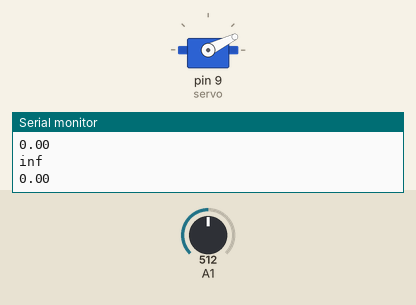
A sketch run on a simulated Arduino Uno, built with avr-gcc and run on an emulated ATmega328P. Parts: servo, the last lines printed to the serial monitor. The inputs (shaded band) are chosen by the test bench; at power-on: A1 = 512.

Above: at 0.62 s.
At 1.2 s:
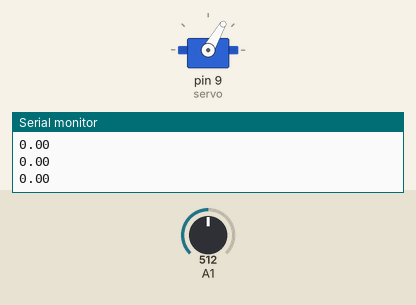
1.3 s: A1 set to 499
At 1.67 s:
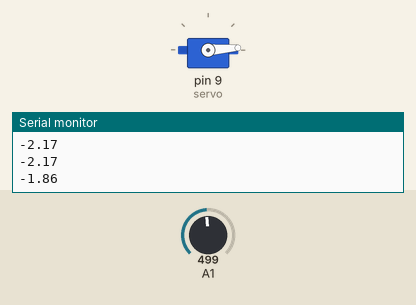
2.9 s: A1 set to 306
Timing chart, 0 to 5.9 s (numbered marks = the images above; inputs shaded):
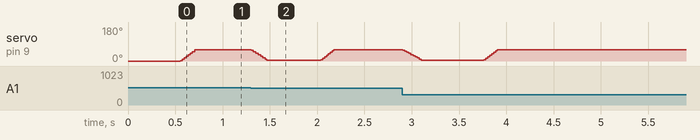

Measured:
- the behaviour switches between 506 and 505 on A1 (found by bisection; images 1 and 2)

The sketch:

functionfit.ino
```cpp
#include <Servo.h>


Servo servo;
void setup() {
  Serial.begin(9600);
  servo.attach(9);
  servo.write(5);

}
int dr = 0;
int dt = 0;
double drdt = 0;

int arraymag = 120;
int angle = 0;

int count = 0;
int rArray[120];
int tArray[120];
int slope1 = -1;

bool initialize = 1;

//*******************************************************************************
void loop() {


  //SERVO ACTION
  int resist = analogRead(A1);

  //SERVO ACTION


  //keep track of how many data points I've captured
  count++;
  if(count == arraymag){
      count = 0;
  }
  //take an analog data point with its corresponding time in microseconds
  int r = resist;
  int t = micros()/100000;

  //place the data point in its corresponding location in the array
  rArray[count] = r;
  tArray[count] = t;


  //calculate drdt


  if(initialize){
    //calculate drdt
    if(count == arraymag-1){
      initialize = 0;
      //reset coubnt
      count = 0;
    }
  }

  if(!initialize){


      if(count == arraymag-1){
        //dr = rArray[count] - rArray[0];
        //dt = tArray[count] - tArray[0];
        //drdt = (double)dr/(double)dt;
        drdt = 0;
        count = 0;
      } else{
        dr = rArray[count] - rArray[count+1];
        dt = tArray[count] - tArray[count+1];
        drdt = (double)dr/(double)dt;
      }

  }

  if(!initialize){
    if(drdt > (double)slope1){
      if(angle < 60){
        angle = angle + 2;
      }
    } else if(drdt < (double)slope1){
      if(angle > 5){
        angle = angle - 2;
      }
    }
  }


  servo.write(angle);
    //VERBOSE
    //Serial.print("==============\n");
    //Serial.print("Resist: ");
    //Serial.print(resist);
    //Serial.print("\n");
    //Serial.print("Angle: ");
    //Serial.print(angle);
    //Serial.print("\n");
    //Serial.print("drdt: ");
    Serial.print(drdt);
    Serial.print("\n");
    //Serial.print("dr: ");
    //Serial.print(dr);
    //Serial.print("\n");
    //Serial.print("dt: ");
    //Serial.print(dt);
    //Serial.print("\n");
    //    Serial.print("rArray: ");
    //Serial.print(rArray[count]);
    //Serial.print("\n");
    //Serial.print("count: ");
    //Serial.print(count);
    //Serial.print("\n");
    //}
  delay(1);
}
```
